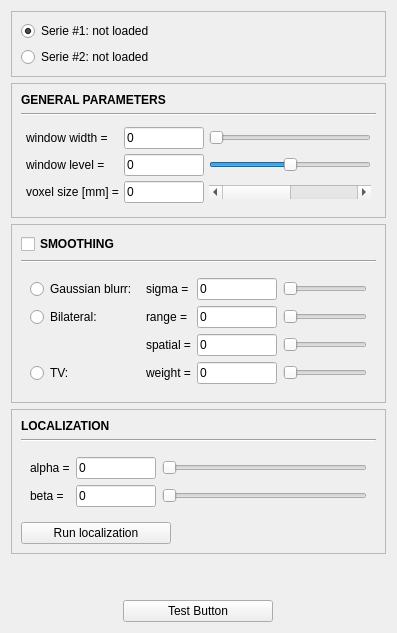
          <widget class="QWidget" name="tab">
           <attribute name="title">
            <string>MAIN</string>
           </attribute>
           <layout class="QVBoxLayout" name="verticalLayout_11">
            <item>
             <widget class="QFrame" name="frame_10">
              <property name="sizePolicy">
               <sizepolicy hsizetype="Preferred" vsizetype="Fixed">
                <horstretch>0</horstretch>
                <verstretch>0</verstretch>
               </sizepolicy>
              </property>
              <property name="frameShape">
               <enum>QFrame::StyledPanel</enum>
              </property>
              <property name="frameShadow">
               <enum>QFrame::Raised</enum>
              </property>
              <layout class="QVBoxLayout" name="verticalLayout_16">
               <item>
                <widget class="QRadioButton" name="serie_1_RB">
                 <property name="text">
                  <string>Serie #1: not loaded</string>
                 </property>
                 <property name="checked">
                  <bool>true</bool>
                 </property>
                </widget>
               </item>
               <item>
                <widget class="QRadioButton" name="serie_2_RB">
                 <property name="text">
                  <string>Serie #2: not loaded</string>
                 </property>
                </widget>
               </item>
              </layout>
             </widget>
            </item>
            <item>
             <widget class="QFrame" name="frame_18">
              <property name="sizePolicy">
               <sizepolicy hsizetype="Preferred" vsizetype="Fixed">
                <horstretch>0</horstretch>
                <verstretch>0</verstretch>
               </sizepolicy>
              </property>
              <property name="frameShape">
               <enum>QFrame::StyledPanel</enum>
              </property>
              <property name="frameShadow">
               <enum>QFrame::Raised</enum>
              </property>
              <layout class="QVBoxLayout" name="verticalLayout_14">
               <item>
                <widget class="QLabel" name="label_26">
                 <property name="sizePolicy">
                  <sizepolicy hsizetype="Fixed" vsizetype="Preferred">
                   <horstretch>0</horstretch>
                   <verstretch>0</verstretch>
                  </sizepolicy>
                 </property>
                 <property name="font">
                  <font>
                   <weight>75</weight>
                   <bold>true</bold>
                  </font>
                 </property>
                 <property name="text">
                  <string>GENERAL PARAMETERS</string>
                 </property>
                </widget>
               </item>
               <item>
                <widget class="Line" name="line_7">
                 <property name="lineWidth">
                  <number>1</number>
                 </property>
                 <property name="orientation">
                  <enum>Qt::Horizontal</enum>
                 </property>
                </widget>
               </item>
               <item>
                <widget class="QFrame" name="frame_22">
                 <property name="sizePolicy">
                  <sizepolicy hsizetype="Minimum" vsizetype="Preferred">
                   <horstretch>0</horstretch>
                   <verstretch>0</verstretch>
                  </sizepolicy>
                 </property>
                 <property name="frameShape">
                  <enum>QFrame::NoFrame</enum>
                 </property>
                 <property name="frameShadow">
                  <enum>QFrame::Raised</enum>
                 </property>
                 <layout class="QGridLayout" name="gridLayout">
                  <property name="margin">
                   <number>5</number>
                  </property>
                  <property name="spacing">
                   <number>5</number>
                  </property>
                  <item row="2" column="0">
                   <widget class="QLabel" name="label_29">
                    <property name="sizePolicy">
                     <sizepolicy hsizetype="Fixed" vsizetype="Fixed">
                      <horstretch>0</horstretch>
                      <verstretch>0</verstretch>
                     </sizepolicy>
                    </property>
                    <property name="text">
                     <string>voxel size [mm] =</string>
                    </property>
                   </widget>
                  </item>
                  <item row="0" column="1">
                   <widget class="QLineEdit" name="win_width_LE">
                    <property name="sizePolicy">
                     <sizepolicy hsizetype="Preferred" vsizetype="Fixed">
                      <horstretch>0</horstretch>
                      <verstretch>0</verstretch>
                     </sizepolicy>
                    </property>
                    <property name="maximumSize">
                     <size>
                      <width>80</width>
                      <height>16777215</height>
                     </size>
                    </property>
                    <property name="text">
                     <string>0</string>
                    </property>
                   </widget>
                  </item>
                  <item row="2" column="1">
                   <widget class="QLineEdit" name="voxel_size_LE">
                    <property name="sizePolicy">
                     <sizepolicy hsizetype="Preferred" vsizetype="Fixed">
                      <horstretch>0</horstretch>
                      <verstretch>0</verstretch>
                     </sizepolicy>
                    </property>
                    <property name="maximumSize">
                     <size>
                      <width>80</width>
                      <height>16777215</height>
                     </size>
                    </property>
                    <property name="text">
                     <string>0</string>
                    </property>
                   </widget>
                  </item>
                  <item row="1" column="0">
                   <widget class="QLabel" name="label_28">
                    <property name="sizePolicy">
                     <sizepolicy hsizetype="Fixed" vsizetype="Fixed">
                      <horstretch>0</horstretch>
                      <verstretch>0</verstretch>
                     </sizepolicy>
                    </property>
                    <property name="text">
                     <string>window level =</string>
                    </property>
                   </widget>
                  </item>
                  <item row="0" column="0">
                   <widget class="QLabel" name="label_27">
                    <property name="sizePolicy">
                     <sizepolicy hsizetype="Fixed" vsizetype="Fixed">
                      <horstretch>0</horstretch>
                      <verstretch>0</verstretch>
                     </sizepolicy>
                    </property>
                    <property name="text">
                     <string>window width =</string>
                    </property>
                   </widget>
                  </item>
                  <item row="1" column="1">
                   <widget class="QLineEdit" name="win_level_LE">
                    <property name="sizePolicy">
                     <sizepolicy hsizetype="Preferred" vsizetype="Fixed">
                      <horstretch>0</horstretch>
                      <verstretch>0</verstretch>
                     </sizepolicy>
                    </property>
                    <property name="maximumSize">
                     <size>
                      <width>80</width>
                      <height>16777215</height>
                     </size>
                    </property>
                    <property name="text">
                     <string>0</string>
                    </property>
                   </widget>
                  </item>
                  <item row="0" column="2">
                   <widget class="QSlider" name="win_wdth_SL">
                    <property name="maximum">
                     <number>1000</number>
                    </property>
                    <property name="value">
                     <number>0</number>
                    </property>
                    <property name="orientation">
                     <enum>Qt::Horizontal</enum>
                    </property>
                   </widget>
                  </item>
                  <item row="1" column="2">
                   <widget class="QSlider" name="win_lvl_SL">
                    <property name="sizePolicy">
                     <sizepolicy hsizetype="Minimum" vsizetype="Fixed">
                      <horstretch>0</horstretch>
                      <verstretch>0</verstretch>
                     </sizepolicy>
                    </property>
                    <property name="minimum">
                     <number>-1000</number>
                    </property>
                    <property name="maximum">
                     <number>1000</number>
                    </property>
                    <property name="value">
                     <number>0</number>
                    </property>
                    <property name="orientation">
                     <enum>Qt::Horizontal</enum>
                    </property>
                   </widget>
                  </item>
                  <item row="2" column="2">
                   <widget class="QScrollBar" name="voxel_size_SB">
                    <property name="maximum">
                     <number>10</number>
                    </property>
                    <property name="value">
                     <number>0</number>
                    </property>
                    <property name="orientation">
                     <enum>Qt::Horizontal</enum>
                    </property>
                   </widget>
                  </item>
                 </layout>
                </widget>
               </item>
              </layout>
             </widget>
            </item>
            <item>
             <widget class="QFrame" name="frame_19">
              <property name="sizePolicy">
               <sizepolicy hsizetype="Preferred" vsizetype="Fixed">
                <horstretch>0</horstretch>
                <verstretch>0</verstretch>
               </sizepolicy>
              </property>
              <property name="frameShape">
               <enum>QFrame::StyledPanel</enum>
              </property>
              <property name="frameShadow">
               <enum>QFrame::Raised</enum>
              </property>
              <layout class="QVBoxLayout" name="verticalLayout_15">
               <item>
                <widget class="QCheckBox" name="checkBox_2">
                 <property name="font">
                  <font>
                   <weight>75</weight>
                   <bold>true</bold>
                  </font>
                 </property>
                 <property name="text">
                  <string>SMOOTHING</string>
                 </property>
                </widget>
               </item>
               <item>
                <widget class="Line" name="line_8">
                 <property name="orientation">
                  <enum>Qt::Horizontal</enum>
                 </property>
                </widget>
               </item>
               <item>
                <widget class="QFrame" name="frame_20">
                 <property name="sizePolicy">
                  <sizepolicy hsizetype="Preferred" vsizetype="Fixed">
                   <horstretch>0</horstretch>
                   <verstretch>0</verstretch>
                  </sizepolicy>
                 </property>
                 <property name="frameShape">
                  <enum>QFrame::NoFrame</enum>
                 </property>
                 <property name="frameShadow">
                  <enum>QFrame::Raised</enum>
                 </property>
                 <layout class="QGridLayout" name="gridLayout_2">
                  <item row="2" column="1">
                   <widget class="QLabel" name="label_25">
                    <property name="text">
                     <string>spatial =</string>
                    </property>
                   </widget>
                  </item>
                  <item row="2" column="2">
                   <widget class="QLineEdit" name="bilateral_spatial_LE">
                    <property name="sizePolicy">
                     <sizepolicy hsizetype="Preferred" vsizetype="Fixed">
                      <horstretch>0</horstretch>
                      <verstretch>0</verstretch>
                     </sizepolicy>
                    </property>
                    <property name="maximumSize">
                     <size>
                      <width>80</width>
                      <height>16777215</height>
                     </size>
                    </property>
                    <property name="text">
                     <string>0</string>
                    </property>
                   </widget>
                  </item>
                  <item row="0" column="3">
                   <widget class="QSlider" name="sigma_SL">
                    <property name="maximum">
                     <number>10</number>
                    </property>
                    <property name="value">
                     <number>0</number>
                    </property>
                    <property name="orientation">
                     <enum>Qt::Horizontal</enum>
                    </property>
                   </widget>
                  </item>
                  <item row="1" column="2">
                   <widget class="QLineEdit" name="bilateral_range_LE">
                    <property name="sizePolicy">
                     <sizepolicy hsizetype="Preferred" vsizetype="Fixed">
                      <horstretch>0</horstretch>
                      <verstretch>0</verstretch>
                     </sizepolicy>
                    </property>
                    <property name="maximumSize">
                     <size>
                      <width>80</width>
                      <height>16777215</height>
                     </size>
                    </property>
                    <property name="text">
                     <string>0</string>
                    </property>
                   </widget>
                  </item>
                  <item row="0" column="2">
                   <widget class="QLineEdit" name="gaussian_sigma_LE">
                    <property name="sizePolicy">
                     <sizepolicy hsizetype="Fixed" vsizetype="Fixed">
                      <horstretch>0</horstretch>
                      <verstretch>0</verstretch>
                     </sizepolicy>
                    </property>
                    <property name="maximumSize">
                     <size>
                      <width>80</width>
                      <height>16777215</height>
                     </size>
                    </property>
                    <property name="text">
                     <string>0</string>
                    </property>
                   </widget>
                  </item>
                  <item row="1" column="1">
                   <widget class="QLabel" name="label_24">
                    <property name="text">
                     <string>range =</string>
                    </property>
                   </widget>
                  </item>
                  <item row="0" column="0">
                   <widget class="QRadioButton" name="radioButton">
                    <property name="sizePolicy">
                     <sizepolicy hsizetype="Fixed" vsizetype="Fixed">
                      <horstretch>0</horstretch>
                      <verstretch>0</verstretch>
                     </sizepolicy>
                    </property>
                    <property name="text">
                     <string>Gaussian blurr: </string>
                    </property>
                   </widget>
                  </item>
                  <item row="1" column="0">
                   <widget class="QRadioButton" name="radioButton_2">
                    <property name="text">
                     <string>Bilateral: </string>
                    </property>
                   </widget>
                  </item>
                  <item row="0" column="1">
                   <widget class="QLabel" name="label_23">
                    <property name="sizePolicy">
                     <sizepolicy hsizetype="Fixed" vsizetype="Preferred">
                      <horstretch>0</horstretch>
                      <verstretch>0</verstretch>
                     </sizepolicy>
                    </property>
                    <property name="text">
                     <string>sigma =</string>
                    </property>
                   </widget>
                  </item>
                  <item row="3" column="0">
                   <widget class="QRadioButton" name="radioButton_3">
                    <property name="text">
                     <string>TV: </string>
                    </property>
                   </widget>
                  </item>
                  <item row="3" column="1">
                   <widget class="QLabel" name="label_30">
                    <property name="text">
                     <string>weight =</string>
                    </property>
                   </widget>
                  </item>
                  <item row="3" column="2">
                   <widget class="QLineEdit" name="tv_weight_LE">
                    <property name="sizePolicy">
                     <sizepolicy hsizetype="Preferred" vsizetype="Fixed">
                      <horstretch>0</horstretch>
                      <verstretch>0</verstretch>
                     </sizepolicy>
                    </property>
                    <property name="maximumSize">
                     <size>
                      <width>80</width>
                      <height>16777215</height>
                     </size>
                    </property>
                    <property name="text">
                     <string>0</string>
                    </property>
                   </widget>
                  </item>
                  <item row="1" column="3">
                   <widget class="QSlider" name="sigma_range_SL">
                    <property name="maximum">
                     <number>100</number>
                    </property>
                    <property name="value">
                     <number>0</number>
                    </property>
                    <property name="orientation">
                     <enum>Qt::Horizontal</enum>
                    </property>
                   </widget>
                  </item>
                  <item row="2" column="3">
                   <widget class="QSlider" name="sigma_spatial_SL">
                    <property name="maximum">
                     <number>50</number>
                    </property>
                    <property name="value">
                     <number>0</number>
                    </property>
                    <property name="orientation">
                     <enum>Qt::Horizontal</enum>
                    </property>
                   </widget>
                  </item>
                  <item row="3" column="3">
                   <widget class="QSlider" name="tv_weight_SL">
                    <property name="maximum">
                     <number>1000</number>
                    </property>
                    <property name="value">
                     <number>0</number>
                    </property>
                    <property name="orientation">
                     <enum>Qt::Horizontal</enum>
                    </property>
                   </widget>
                  </item>
                 </layout>
                </widget>
               </item>
              </layout>
             </widget>
            </item>
            <item>
             <widget class="QFrame" name="frame_15">
              <property name="sizePolicy">
               <sizepolicy hsizetype="Preferred" vsizetype="Fixed">
                <horstretch>0</horstretch>
                <verstretch>0</verstretch>
               </sizepolicy>
              </property>
              <property name="frameShape">
               <enum>QFrame::StyledPanel</enum>
              </property>
              <property name="frameShadow">
               <enum>QFrame::Raised</enum>
              </property>
              <layout class="QVBoxLayout" name="verticalLayout_13">
               <item>
                <widget class="QLabel" name="label_20">
                 <property name="sizePolicy">
                  <sizepolicy hsizetype="Fixed" vsizetype="Fixed">
                   <horstretch>0</horstretch>
                   <verstretch>0</verstretch>
                  </sizepolicy>
                 </property>
                 <property name="font">
                  <font>
                   <weight>75</weight>
                   <bold>true</bold>
                  </font>
                 </property>
                 <property name="text">
                  <string>LOCALIZATION</string>
                 </property>
                </widget>
               </item>
               <item>
                <widget class="Line" name="line_5">
                 <property name="orientation">
                  <enum>Qt::Horizontal</enum>
                 </property>
                </widget>
               </item>
               <item>
                <widget class="QFrame" name="frame_11">
                 <property name="sizePolicy">
                  <sizepolicy hsizetype="Minimum" vsizetype="Fixed">
                   <horstretch>0</horstretch>
                   <verstretch>0</verstretch>
                  </sizepolicy>
                 </property>
                 <property name="frameShape">
                  <enum>QFrame::NoFrame</enum>
                 </property>
                 <property name="frameShadow">
                  <enum>QFrame::Raised</enum>
                 </property>
                 <layout class="QGridLayout" name="gridLayout_3">
                  <item row="0" column="1">
                   <widget class="QLineEdit" name="alpha_LE">
                    <property name="sizePolicy">
                     <sizepolicy hsizetype="Preferred" vsizetype="Fixed">
                      <horstretch>0</horstretch>
                      <verstretch>0</verstretch>
                     </sizepolicy>
                    </property>
                    <property name="maximumSize">
                     <size>
                      <width>80</width>
                      <height>16777215</height>
                     </size>
                    </property>
                    <property name="text">
                     <string>0</string>
                    </property>
                   </widget>
                  </item>
                  <item row="0" column="0">
                   <widget class="QLabel" name="label_21">
                    <property name="sizePolicy">
                     <sizepolicy hsizetype="Fixed" vsizetype="Fixed">
                      <horstretch>0</horstretch>
                      <verstretch>0</verstretch>
                     </sizepolicy>
                    </property>
                    <property name="text">
                     <string>alpha =</string>
                    </property>
                   </widget>
                  </item>
                  <item row="1" column="0">
                   <widget class="QLabel" name="label_22">
                    <property name="sizePolicy">
                     <sizepolicy hsizetype="Fixed" vsizetype="Fixed">
                      <horstretch>0</horstretch>
                      <verstretch>0</verstretch>
                     </sizepolicy>
                    </property>
                    <property name="text">
                     <string>beta =</string>
                    </property>
                   </widget>
                  </item>
                  <item row="1" column="1">
                   <widget class="QLineEdit" name="beta_LE">
                    <property name="sizePolicy">
                     <sizepolicy hsizetype="Preferred" vsizetype="Fixed">
                      <horstretch>0</horstretch>
                      <verstretch>0</verstretch>
                     </sizepolicy>
                    </property>
                    <property name="maximumSize">
                     <size>
                      <width>80</width>
                      <height>16777215</height>
                     </size>
                    </property>
                    <property name="text">
                     <string>0</string>
                    </property>
                   </widget>
                  </item>
                  <item row="0" column="2">
                   <widget class="QSlider" name="alpha_SL">
                    <property name="maximum">
                     <number>20</number>
                    </property>
                    <property name="value">
                     <number>0</number>
                    </property>
                    <property name="orientation">
                     <enum>Qt::Horizontal</enum>
                    </property>
                   </widget>
                  </item>
                  <item row="1" column="2">
                   <widget class="QSlider" name="beta_SL">
                    <property name="maximum">
                     <number>20</number>
                    </property>
                    <property name="value">
                     <number>0</number>
                    </property>
                    <property name="orientation">
                     <enum>Qt::Horizontal</enum>
                    </property>
                   </widget>
                  </item>
                 </layout>
                </widget>
               </item>
               <item>
                <widget class="QPushButton" name="run_BTN">
                 <property name="maximumSize">
                  <size>
                   <width>150</width>
                   <height>16777215</height>
                  </size>
                 </property>
                 <property name="cursor">
                  <cursorShape>PointingHandCursor</cursorShape>
                 </property>
                 <property name="text">
                  <string>Run localization</string>
                 </property>
                </widget>
               </item>
              </layout>
             </widget>
            </item>
            <item>
             <spacer name="verticalSpacer">
              <property name="orientation">
               <enum>Qt::Vertical</enum>
              </property>
              <property name="sizeHint" stdset="0">
               <size>
                <width>20</width>
                <height>40</height>
               </size>
              </property>
             </spacer>
            </item>
            <item>
             <layout class="QHBoxLayout" name="horizontalLayout_16">
              <item>
               <widget class="QPushButton" name="test_BTN">
                <property name="maximumSize">
                 <size>
                  <width>150</width>
                  <height>16777215</height>
                 </size>
                </property>
                <property name="text">
                 <string>Test Button</string>
                </property>
               </widget>
              </item>
             </layout>
            </item>
           </layout>
          </widget>
